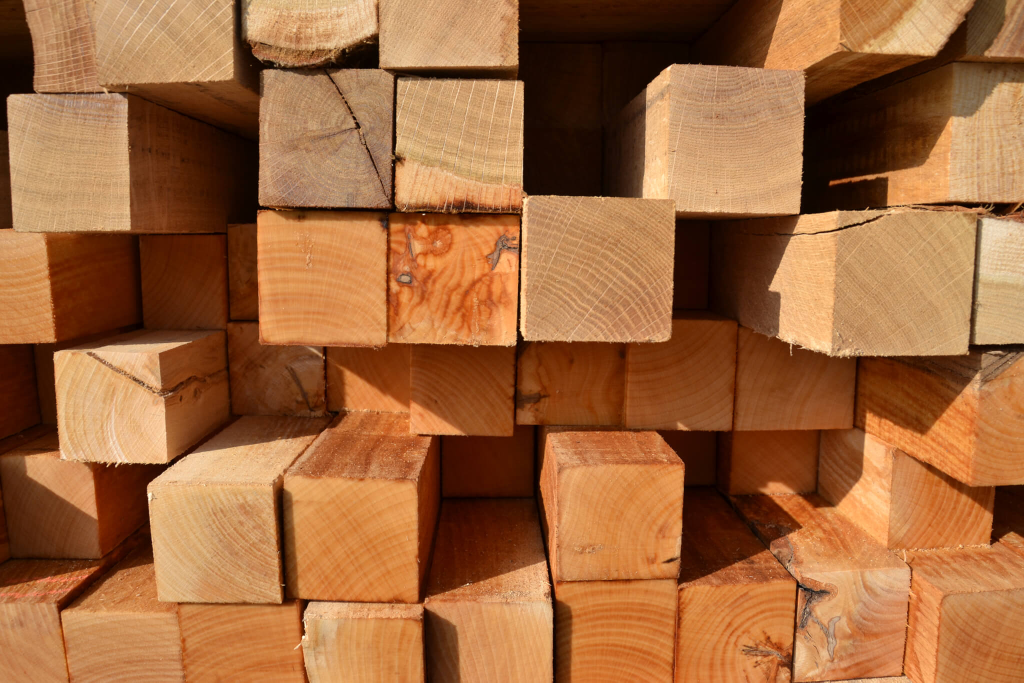
#> input picture Computer Vision/brief_OpenCV/bois.png, 2048 x 1365 px (shown at 1/2 size)
$ jupyter execute image_processing_.ipynb   (older library calls are emulated)
#> lines starting #> are read from the running program, lines starting #| are printed output that depends on the picture; after the words box and inside, x2 and y2 are one past the last pixel; in counts of white or black regions, pixels touching at a corner belong together
# Traitement d'images : filtrage, seuillage, et comptage d'objets avec opencv

Une initiation à la biblithèque opencv

# Veille technologique: Opencv python

-  Suivre les instructions et faire une recherche selon ce qui est demandé.

## Operations Simples

[cell 1]
# use opencv to load and display the image
import cv2
import matplotlib.pyplot as plt
import numpy as np
import skimage as sk
from skimage.io import imread, imshow, imsave

# lire l'image (avec imread)
image = cv2.imread('bois.png',1)
#> image is the input picture: shape (1365, 2048, 3); mean B, G, R 60.9, 103.3, 159.6
# afficher image
cv2.imshow('Image Testing', image)
cv2.waitKey(0)
cv2.destroyAllWindows()

[cell 2]
# afficher la taille de l'image
image.shape

[cell 3]
# l'image a trois couleur R,G,B. afficher les valeurs des trois couleurs pour le pixel x = 150, et y = 100

b, g, r = image[100, 150] # Notez que c'est d'abord y (hauteur), puis x (largeur)
#> b = 62; g = 102; r = 155

print(f'Valeurs des couleurs pour le pixel (150, 100) : Rouge (R) = {r}, Vert (G) = {g}, Bleu (B) = {b}')
#| Valeurs des couleurs pour le pixel (150, 100) : Rouge (R) = 155, Vert (G) = 102, Bleu (B) = 62

[cell 4]
# Crop une partie de l'image (sélectionner une petite partie à partir des coordonnées)

x = 100  # Coordonnée x du coin supérieur gauche
y = 50   # Coordonnée y du coin supérieur gauche

# Largeur et hauteur du rectangle de sélection
width = 200   # Largeur du rectangle
height = 150  # Hauteur du rectangle

# Découper la région d'intérêt (ROI) de l'image
roi = image[y:y+height, x:x+width]

# Afficher l'image originale et la région d'intérêt (ROI) recadrée
cv2.imshow('Image originale', image)
cropped = cv2.imshow('Region d\'interet (ROI) recadree', roi)
cv2.waitKey(0)
cv2.destroyAllWindows()

[cell 5]
# redimensioner l'image à 200x200 pixels

# Définir la nouvelle taille désirée (200x200 pixels dans ce cas)
new_width = 200
new_height = 200
new_size = (new_width, new_height)

# Redimensionner l'image
resized_image = cv2.resize(image, new_size)

# Afficher l'image redimensionnée
resized = cv2.imshow('Image redimensionnee', resized_image)
cv2.waitKey(0)
cv2.destroyAllWindows()

# afficher resized

# qu'est ce que vous remarquez !!
#L'image est devenue plus petite

[cell 6]
# redimensinner sans affecter l'image

# Obtenir les dimensions de l'image originale
height, width = image.shape[:2]

# Définir la nouvelle taille désirée (200x200 pixels dans ce cas)
new_width = 200
new_height = 200

# Calculer le ratio de redimensionnement
ratio_width = new_width / width
ratio_height = new_height / height

# Redimensionner l'image en conservant le ratio
resized_image = cv2.resize(image, (new_width, new_height), interpolation=cv2.INTER_AREA)

# Afficher l'image redimensionnée
cv2.imshow('Image redimensionnee', resized_image)
cv2.waitKey(0)
cv2.destroyAllWindows()

[cell 7]
# faire tourner une image -45°

# Obtenir les dimensions de l'image
height, width = image.shape[:2]

# Définir l'angle de rotation en degrés (-45 dans ce cas)
angle = -45

# Calculer le centre de l'image
center = (width // 2, height // 2)

# Obtenir la matrice de rotation pour l'angle spécifié
rotation_matrix = cv2.getRotationMatrix2D(center, angle, 1.0)

# Appliquer la rotation à l'image
rotated = cv2.warpAffine(image, rotation_matrix, (width, height))

# Afficher l'image rotatée
cv2.imshow('Image rotatee', rotated)
cv2.waitKey(0)
cv2.destroyAllWindows()

Vous pouvez utiliser la bibliothèque imutils pour faire les rotations et d'autres fonctions facilement. Pour l'instaler: pip install imutils

# Dessiner sur l'image

[cell 8]
# dessiner un rectangle

# Coordonnées du coin supérieur gauche du rectangle (x, y)
start_point = (50, 50)

# Coordonnées du coin inférieur droit du rectangle (x, y)
end_point = (200, 200)

# Couleur du rectangle en BGR (Bleu, Vert, Rouge)
color = (255, 0, 0)  # Bleu

# Épaisseur du bord du rectangle en pixels
thickness = 2

# Dessiner le rectangle sur l'image
cv2.rectangle(image, start_point, end_point, color, thickness)

# Afficher l'image avec le rectangle
cv2.imshow('Image avec rectangle', image)
cv2.waitKey(0)
cv2.destroyAllWindows()

[cell 9]
# dessiner un circle

# Coordonnées du centre du cercle (x, y)
center_coordinates = (120, 100)

# Rayon du cercle
radius = 50

# Couleur du cercle en BGR (Bleu, Vert, Rouge)
color = (0, 255, 0)  # Vert

# Épaisseur du trait du cercle
# Pour un cercle plein, utilisez une épaisseur de -1
thickness = 2

# Dessiner le cercle sur l'image
cv2.circle(image, center_coordinates, radius, color, thickness)

# Afficher l'image avec le cercle
cv2.imshow('Image avec cercle', image)
cv2.waitKey(0)
cv2.destroyAllWindows()

# Filtrage d'image

* Blur
* Gaussian blur
* Median blur
* Sharpening
* Bilateral blur
* Bilateral filtering

[cell 10]
# charger et afficher l'image "bois"

image1 = cv2.imread('bois.png',1)
# afficher image
cv2.imshow('Image Testing', image1)
cv2.waitKey(0)
cv2.destroyAllWindows()

[cell 11]
# Utiliser la méthode "cv2.filter2D" avec un kernel de taille 2

kernel = np.array([[1, -1], [0, 1]], dtype=np.float32)

# Appliquer le filtre 2D
filtered_image = cv2.filter2D(image1, -1, kernel)

# Afficher l'image originale et l'image filtrée
cv2.imshow('Image originale', image1)
cv2.imshow('Image filtree', filtered_image)

cv2.waitKey(0)
cv2.destroyAllWindows()

[cell 12]
# Appliquer blur avec un kernel de taille 5x5

# Appliquer le flou avec un kernel de taille 5x5
blurred_image = cv2.GaussianBlur(image1, (5, 5), 0)

# Afficher l'image originale et l'image avec le flou appliqué
cv2.imshow('Image originale', image1)
cv2.imshow('Image avec flou', blurred_image)

cv2.waitKey(0)
cv2.destroyAllWindows()

[cell 13]
# gaussian blur

# Appliquer un flou gaussien
# Le deuxième argument est la taille du kernel (width, height) qui doit être positif et impair.
# Le troisième argument est la déviation standard dans la direction X; lorsque 0 est spécifié, elle est calculée à partir de la taille du kernel.
blurred_image = cv2.GaussianBlur(image1, (5, 5), 0)

# Afficher l'image originale et l'image floutée
cv2.imshow('Image Originale', image1)
cv2.imshow('Image avec Flou Gaussien', blurred_image)

cv2.waitKey(0)
cv2.destroyAllWindows()

[cell 14]
# median blur

# Appliquer un flou médian avec un kernel de taille 5x5
blurred_image = cv2.medianBlur(image1, 5)

# Afficher l'image originale et l'image avec le flou médian appliqué
cv2.imshow('Image Originale', image1)
cv2.imshow('Image avec Flou Médian', blurred_image)

cv2.waitKey(0)
cv2.destroyAllWindows()

[cell 15]
# sharpening

# Définir le kernel de filtre de netteté
kernel = np.array([[-1, -1, -1],
                   [-1, 9, -1],
                   [-1, -1, -1]])

# Appliquer la convolution pour appliquer l'effet de netteté
sharpened_image = cv2.filter2D(image1, -1, kernel)

# Afficher l'image originale et l'image avec l'effet de netteté
cv2.imshow('Image Originale', image1)
cv2.imshow('Image avec Effet de Netteté', sharpened_image)

cv2.waitKey(0)
cv2.destroyAllWindows()

[cell 16]
# bilateral filtering

# Appliquer le filtre bilatéral avec les paramètres spécifiés
# Arguments : (image, diamètre du pixel, écart-type de la couleur, écart-type de l'espace)
filtered_image = cv2.bilateralFilter(image1, 9, 75, 75)

# Afficher l'image originale et l'image avec le filtre bilatéral appliqué
cv2.imshow('Image Originale', image1)
cv2.imshow('Image avec Filtre Bilatéral', filtered_image)

cv2.waitKey(0)
cv2.destroyAllWindows()

# Seuillage d'image

En utilisant l'image "sudoku" appliquer:
* Binary Thresholding
* Otsu thresholding
* Adaptive thresholding

[cell 17]
# appliquer un seuillage binaire d'un seuil de 127

# Convertir l'image en niveaux de gris
gray_image = cv2.cvtColor(image1, cv2.COLOR_BGR2GRAY)

# Appliquer un seuillage binaire
_, binary_threshold_image = cv2.threshold(gray_image, 127, 255, cv2.THRESH_BINARY)
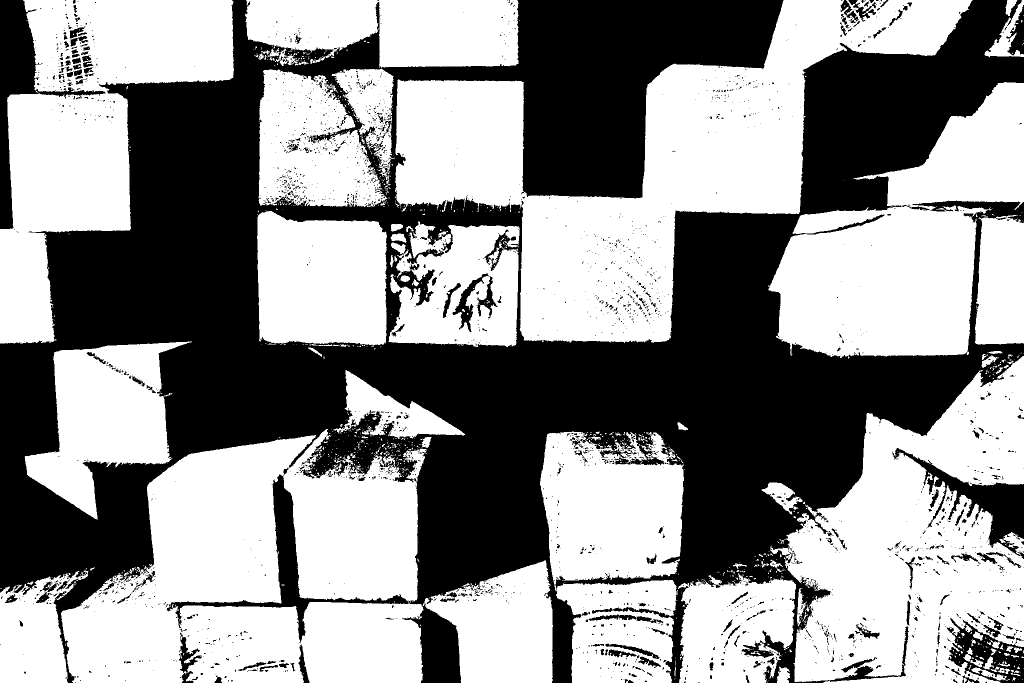
#> binary_threshold_image: shape (1365, 2048) (shown at 1/2 size); 56.5% white; 2633 black regions (2342 under 20 px), largest, box (x1, y1, x2, y2) and area: (0, 0, 2048, 1365) 1121136, (0, 0, 211, 458) 18605, (333, 935, 816, 1287) 14329

# Afficher l'image en niveaux de gris et l'image après seuillage binaire
cv2.imshow('Image en Niveaux de Gris', gray_image)
cv2.imshow('Image après Seuillage Binaire', binary_threshold_image)

cv2.waitKey(0)
cv2.destroyAllWindows()

[cell 18]
# appliquer un seuillage binaire d'un seuil de 30

# Appliquer un seuillage binaire avec un seuil de 30
_, binary_threshold_image = cv2.threshold(gray_image, 30, 255, cv2.THRESH_BINARY)

# Afficher l'image en niveaux de gris et l'image après seuillage binaire
cv2.imshow('Image en Niveaux de Gris', gray_image)
cv2.imshow('Image après Seuillage Binaire à 30', binary_threshold_image)

cv2.waitKey(0)
cv2.destroyAllWindows()

[cell 19]
# appliquer un seuillage binaire d'un seuil de 240

# Appliquer un seuillage binaire avec un seuil de 240
_, binary_threshold_image = cv2.threshold(gray_image, 240, 255, cv2.THRESH_BINARY)

# Afficher l'image en niveaux de gris et l'image après seuillage binaire
cv2.imshow('Image en Niveaux de Gris', gray_image)
cv2.imshow('Image après Seuillage Binaire à 240', binary_threshold_image)

cv2.waitKey(0)
cv2.destroyAllWindows()

Qu'est ce que vous remarquez ?!

[cell 20]
# L'image est devenue plus sombre

[cell 21]
# appliquer "Otsu" seuillage

# Appliquer le seuillage d'Otsu
_, otsu_threshold_image = cv2.threshold(gray_image, 0, 255, cv2.THRESH_BINARY + cv2.THRESH_OTSU)

# Afficher l'image en niveaux de gris et l'image après seuillage d'Otsu
cv2.imshow('Image en Niveaux de Gris', gray_image)
cv2.imshow('Image après Seuillage d\'Otsu', otsu_threshold_image)

cv2.waitKey(0)
cv2.destroyAllWindows()

[cell 22]
# appliquer "Adaptive threshold"

# Appliquer le seuillage adaptatif
adaptive_threshold_image = cv2.adaptiveThreshold(gray_image, 255, cv2.ADAPTIVE_THRESH_MEAN_C, cv2.THRESH_BINARY, 11, 2)

# Afficher l'image en niveaux de gris et l'image après le seuillage adaptatif
cv2.imshow('Image en Niveaux de Gris', gray_image)
cv2.imshow('Image après Seuillage Adaptatif', adaptive_threshold_image)

cv2.waitKey(0)
cv2.destroyAllWindows()

# Détection des bords

* Sobel
* Canny

[cell 23]
# utiliser la methode sobel pour détecter les bords
# Vous pouvez utiliser d'autres images de votre choix

image2 = cv2.imread('sudoku.jpg',1)
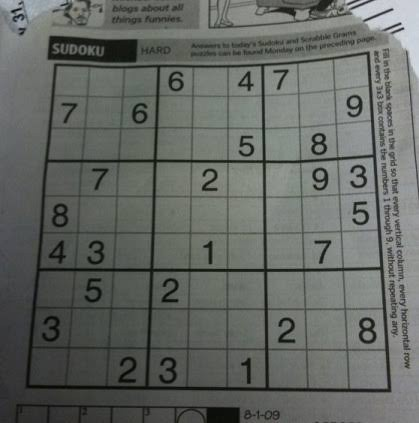
#> input picture Computer Vision/brief_OpenCV/sudoku.jpg, 419 x 423 px
#> image2 is the input picture: shape (423, 419, 3); mean B, G, R 99.1, 103.3, 99.8
# afficher image
cv2.imshow('Image Testing', image2)
cv2.waitKey(0)
cv2.destroyAllWindows()


# Appliquer l'opérateur de Sobel pour calculer les gradients en x et en y
sobel_x = cv2.Sobel(image2, cv2.CV_64F, 1, 0, ksize=3)
sobel_y = cv2.Sobel(image2, cv2.CV_64F, 0, 1, ksize=3)

# Convertir les valeurs de gradient en valeurs absolues
sobel_x = np.abs(sobel_x)
sobel_y = np.abs(sobel_y)

# Fusionner les gradients en x et en y pour obtenir le gradient total
sobel_combined = cv2.addWeighted(sobel_x, 0.5, sobel_y, 0.5, 0)

# Afficher les images des gradients et l'image combinée
cv2.imshow('Gradient X', sobel_x.astype(np.uint8))
cv2.imshow('Gradient Y', sobel_y.astype(np.uint8))
cv2.imshow('Gradient combiné', sobel_combined.astype(np.uint8))

cv2.waitKey(0)
cv2.destroyAllWindows()

[cell 24]
# Canny

gray_image = cv2.cvtColor(image2, cv2.COLOR_BGR2GRAY)
#> gray_image: shape (423, 419)
# Appliquer un flou Gaussien pour réduire le bruit et les faux positifs
blurred_image = cv2.GaussianBlur(gray_image, (5, 5), 0)
#> blurred_image: shape (423, 419)

# Appliquer la détection de bords Canny
edges = cv2.Canny(blurred_image, 100, 200)

# Afficher l'image originale et l'image avec les bords détectés
cv2.imshow('Image Originale', image2)
cv2.imshow('Bords Detectes avec Canny', edges)

cv2.waitKey(0)
cv2.destroyAllWindows()

# Détection des contours

[cell 25]
# charger l'image 02
# faites une recherche sur internet pour détecter les contours des objets dans image_02

image3 = cv2.imread('image_02.png',1)
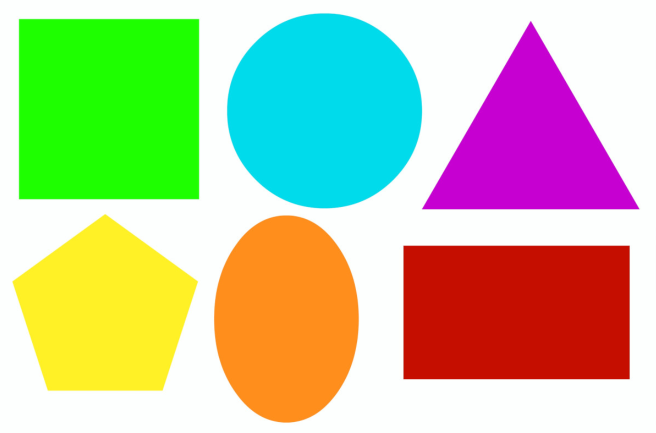
#> input picture Computer Vision/brief_OpenCV/image_02.png, 1311 x 865 px (shown at 1/2 size)
#> image3 is the input picture: shape (865, 1311, 3); mean B, G, R 156.5, 196.5, 191.1
# afficher image
cv2.imshow('Image Test', image3)
cv2.waitKey(0)
cv2.destroyAllWindows()

# Convertir l'image en niveaux de gris
gray_image3 = cv2.cvtColor(image3, cv2.COLOR_BGR2GRAY)

# Appliquer un flou Gaussien pour réduire le bruit
blurred_image3 = cv2.GaussianBlur(gray_image3, (5, 5), 0)

# Appliquer la détection de bords Canny
edges = cv2.Canny(blurred_image3, 100, 200)

# Trouver les contours dans l'image
contours, _ = cv2.findContours(edges, cv2.RETR_EXTERNAL, cv2.CHAIN_APPROX_SIMPLE)
#> contours = 5 contours; box (x1, y1, x2, y2) and area: (37, 38, 399, 399) 129947, (806, 491, 1260, 759) 120942, (454, 26, 845, 417) 119880, (428, 430, 718, 846) 94580, (844, 42, 1279, 419) 82206

# Dessiner les contours sur une copie de l'image originale
image_with_contours = image3.copy()
cv2.drawContours(image_with_contours, contours, -1, (0, 255, 0), 2)

# Afficher l'image originale et l'image avec les contours détectés
cv2.imshow('Image Originale', image3)
cv2.imshow('Contours Detectes', image_with_contours)

cv2.waitKey(0)
cv2.destroyAllWindows()

#  Compter des objets

[cell 26]
# Compter les objets

# Convertir l'image en niveaux de gris
#gray_image3 = cv2.cvtColor(image3, cv2.COLOR_BGR2GRAY)

# Appliquer un flou Gaussien pour réduire le bruit
blurred_image3 = cv2.GaussianBlur(gray_image3, (5, 5), 0)

# Appliquer la détection de bords Canny
edges = cv2.Canny(blurred_image3, 100, 200)
# Trouver les contours dans l'image
contours, _ = cv2.findContours(edges, cv2.RETR_EXTERNAL, cv2.CHAIN_APPROX_SIMPLE)

# Afficher le nombre d'objets détectés (nombre de contours)
print("Nombre d'objets détectés:", len(contours))
#| Nombre d'objets détectés: 5

# Dessiner les contours sur une copie de l'image originale
image_with_contours = image3.copy()
cv2.drawContours(image_with_contours, contours, -1, (0, 255, 0), 2)

# Afficher l'image originale et l'image avec les contours détectés
cv2.imshow('Image Originale', image3)
cv2.imshow('Contours Detectes', image_with_contours)

cv2.waitKey(0)
cv2.destroyAllWindows()

# Challenge
Compter le nombre d'objets dans l'image 03 avec le code précédent.
- Qu'est ce que vous remarquez?
- Utiliser l'algorithme Watershed pour detecter et séparer les objets connectés.

[cell 27]
image4 = cv2.imread('image_03.jpg',1)
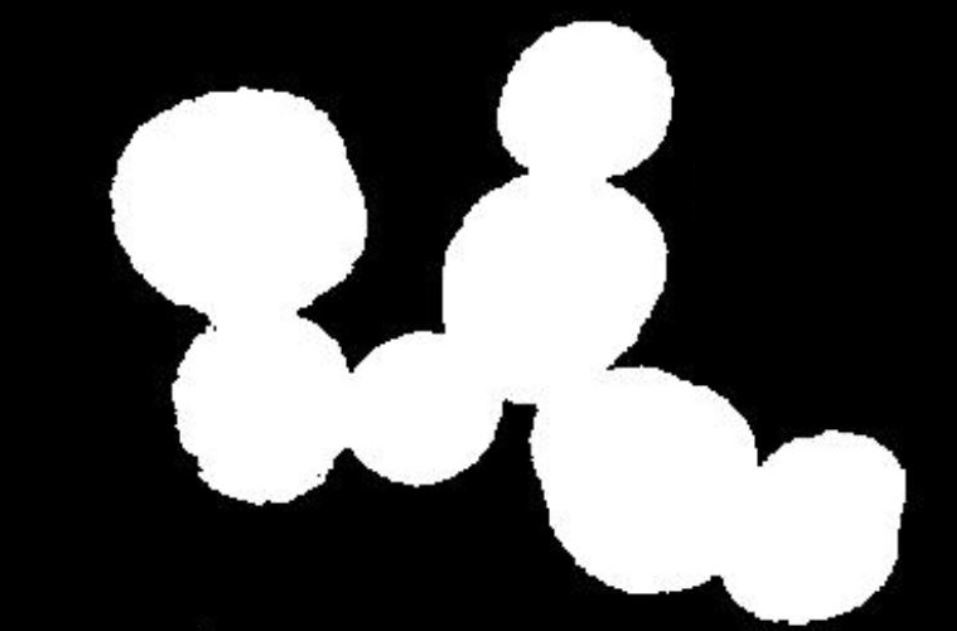
#> input picture Computer Vision/brief_OpenCV/image_03.jpg, 957 x 631 px
#> image4 is the input picture: shape (631, 957, 3); min 0, max 255, mean 92.8
# afficher image
cv2.imshow('Image Test', image4)
cv2.waitKey(0)
cv2.destroyAllWindows()

# Convertir l'image en niveaux de gris
gray_image4 = cv2.cvtColor(image4, cv2.COLOR_BGR2GRAY)

# Appliquer un flou Gaussien pour réduire le bruit
blurred_image4 = cv2.GaussianBlur(gray_image4, (5, 5), 0)

# Appliquer la détection de bords Canny
edges = cv2.Canny(blurred_image4, 100, 200)
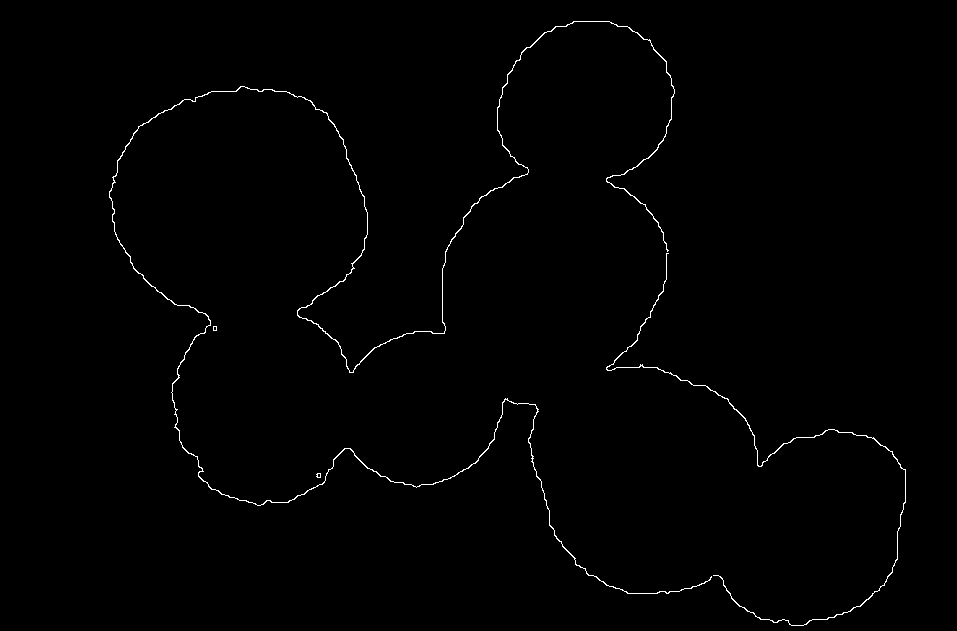
#> edges: shape (631, 957); 0.69% white in thin lines or dots, all inside (x1, y1, x2, y2) = (109, 21, 906, 626)
# Trouver les contours dans l'image
contours, _ = cv2.findContours(edges, cv2.RETR_EXTERNAL, cv2.CHAIN_APPROX_SIMPLE)
#> contours = 4 contours, 2 with area under 20; largest, box (x1, y1, x2, y2) and area: (109, 21, 712, 594) 767, (606, 253, 906, 626) 224

# Afficher le nombre d'objets détectés (nombre de contours)
print("Nombre d'objets détectés:", len(contours))
#| Nombre d'objets détectés: 4

# Dessiner les contours sur une copie de l'image originale
image_with_contours = image4.copy()
cv2.drawContours(image_with_contours, contours, -1, (0, 255, 0), 2)
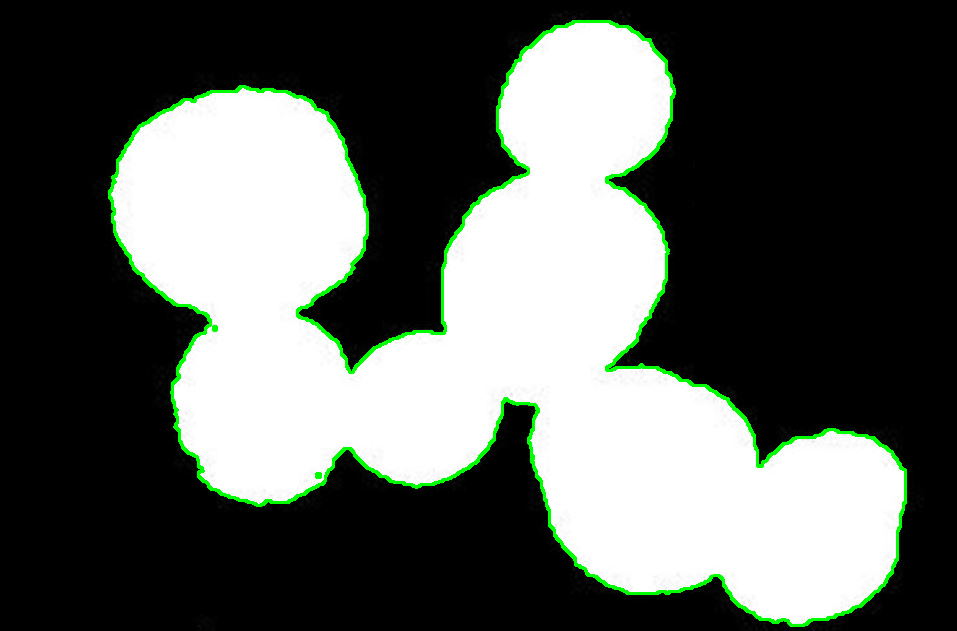
#> image_with_contours: shape (631, 957, 3); 2.15% of pixels changed, all inside (x1, y1, x2, y2) = (108, 20, 907, 627)

# Afficher l'image originale et l'image avec les contours détectés
cv2.imshow('Image Originale', image4)
cv2.imshow('Contours Detectes', image_with_contours)

cv2.waitKey(0)
cv2.destroyAllWindows()
